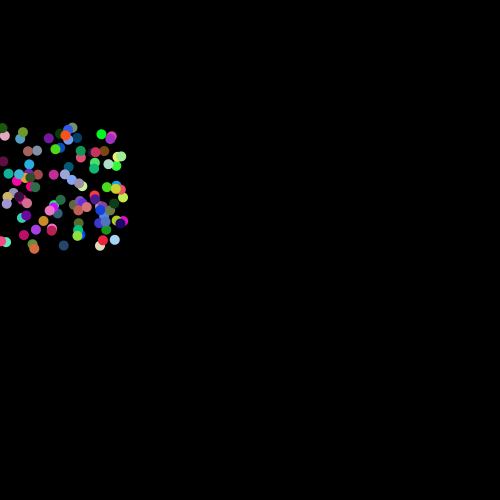
Frame 1 (no input)
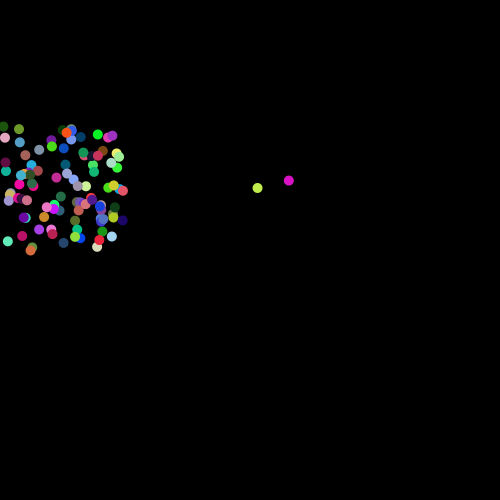
Frame 60 (the mouse pressed at the canvas centre just before this capture)
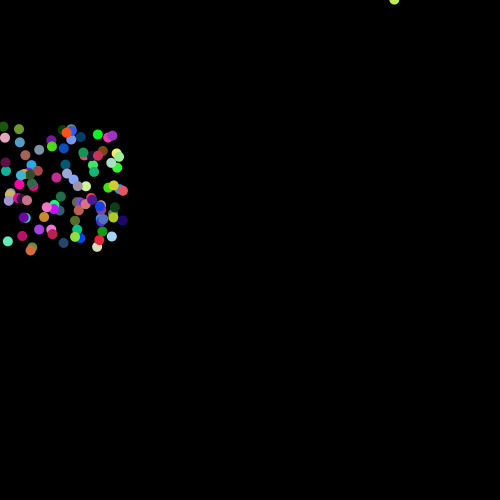
Frame 120 (the mouse held since frame 60 and released just before this capture)

The Processing sketch that drew these frames (run headless with seeded random() and noise(); from frame 60 on, the mouse is pressed at the canvas centre):

// Processing sketch: BallBounceInSquares
// ── BallBounceInSquares.pde
// 16 boxes, 4 cols, 4 rows
Ball[] objects = new Ball[100];

void setup() {
  size(500, 500);
  
  for(int i = 0; i < objects.length; i++) {
    objects[i] = new Ball(objects.length%16);
  }
}

void draw() {
  background(0);
  
  for (int i = 0; i < objects.length; i++) {
    objects[i].display();
    objects[i].move();
  }
}

class Ball {
  float x, y, xs, ys;
  float r, g, b;
  int boxId;
  
  Ball(int boxId) {
    this.boxId = boxId;
    
    x = random(boxId%4*width/4, (boxId%4+1)*width/4);
    y = random(boxId/4*width/4, (boxId/4+1)*width/4);
    xs = random(-4, 4);
    ys = random(-4, 4);
    
    r = random(255);
    g = random(255);
    b = random(255);
  }
  
  void display() {
    noStroke();
    fill(r, g, b);
    ellipse(x, y, 10, 10);
  }
  
  void move() {
    x+=xs;
    y+=ys;
    
    if (x > boxId%4*width/4 && x < (boxId%4+1)*width/4) {
      xs*=-1;
    }
    
    if (y > boxId/4*width/4 && x < (boxId/4+1)*width/4) {
      ys*=-1;
    }
  }
}
